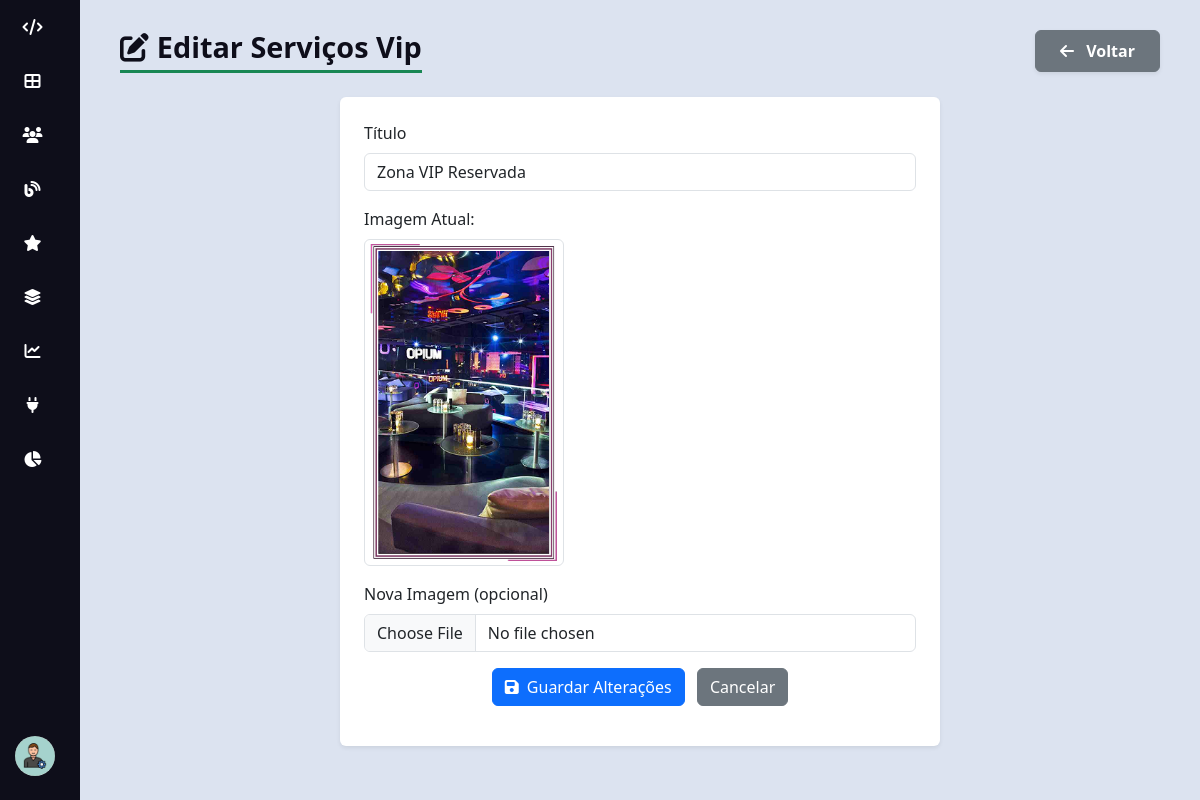
The page /H3X/admin/admin_servicos_vip_edit.php?id=5 (signed in) on the database its author committed.
### tables this page shows
CREATE TABLE IF NOT EXISTS `servicos_vip` (
  `id` int NOT NULL AUTO_INCREMENT,
  `titulo` varchar(255) NOT NULL,
  `imagem` varchar(255) DEFAULT NULL,
  `criado_em` timestamp NULL DEFAULT CURRENT_TIMESTAMP,
  PRIMARY KEY (`id`)
);

### H3X/admin/admin_servicos_vip_edit.php (the view, shortened to what this page needs)
<?php
require_once "../db_config.php";
$id = intval($_GET["id"]);
$sql = "SELECT * FROM servicos_vip WHERE id = $id";
$result = $conn->query($sql);
$servico = $result->fetch_assoc();
?>
<?php require 'partials/header.php'; ?>
<body>
    <div class="d-flex">
        <?php require 'partials/sidebar.php'; ?>
        <div class="content">
            <div class="d-flex justify-content-between align-items-center mb-4">
                <h1 class="table-title m-0"><i class="fas fa-edit me-2"></i>Editar Serviços Vip</h1>
                <a href="admin_servicos_vip.php" class="btn btn-secondary shadow-sm px-4 py-2 fw-semibold">
                    <i class="fas fa-arrow-left me-2"></i> Voltar
                </a>
            </div>
            <form method="POST" enctype="multipart/form-data" class="bg-white p-4 rounded shadow-sm w-100"
                style="max-width:600px; margin: auto;">
                <div class="mb-3">
                    <label for="titulo" class="form-label">Título</label>
                    <input type="text" class="form-control" name="titulo" id="titulo"
                        value="<?= trim($servico["titulo"]) ?>" required minlength="2" maxlength="100">
                </div>
                <?php if (!empty($servico["imagem"])): ?>
                <div class="mb-3">
                    <label class="form-label d-block">Imagem Atual:</label>
                    <img src="../uploads/<?= trim($servico["imagem"]) ?>" alt="Imagem Serviço" class="img-thumbnail"
                        style="max-width: 200px;">
                </div>
                <?php endif; ?>
                <div class="mb-3">
                    <label for="imagem" class="form-label">Nova Imagem (opcional)</label>
                    <input type="file" class="form-control" name="imagem" id="imagem" accept="image/*">
                </div>
                <div class="mb-3 text-center">
                    <button type="submit" class="btn btn-primary">
                        <i class="fas fa-save me-1"></i> Guardar Alterações
                    </button>
                    <a href="admin_servicos_vip.php" class="btn btn-secondary ms-2">Cancelar</a>
                </div>
            </form>
            <?php $conn->close(); require 'partials/footer.php'; ?>
</body>

### H3X/admin/css/style.css (style rules this page uses)
body { background-color: #dce3f0; margin: 0; font-family: "Segoe UI", sans-serif; }
.content { margin-left: 80px; padding: 30px 40px; flex: 1; transition: margin-left 0.3s ease; }
h1.table-title { color: #0e0e1a; margin-bottom: 20px; font-weight: 700; border-bottom: 3px solid #198754; display: inline-block; padding-bottom: 5px; font-size: 1.8rem; }

### rows shown on the page
servicos_vip: titulo "Zona VIP Reservada", imagem (picture)
